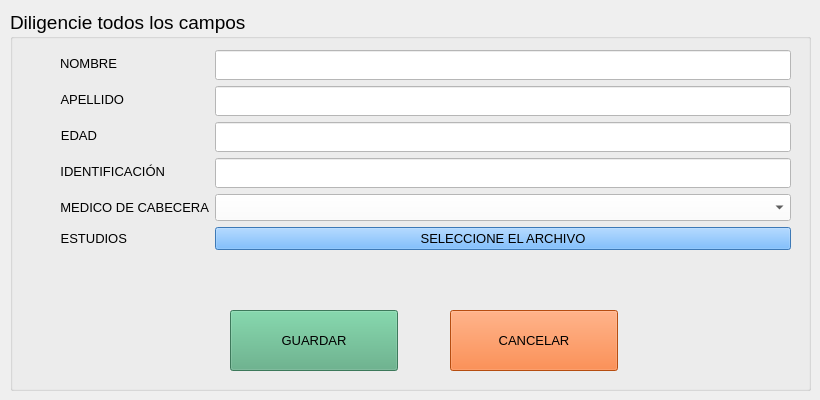
      <widget class="QWidget" name="camposnewpac">
       <widget class="QGroupBox" name="groupBox">
        <property name="geometry">
         <rect>
          <x>10</x>
          <y>10</y>
          <width>801</width>
          <height>381</height>
         </rect>
        </property>
        <property name="font">
         <font>
          <pointsize>14</pointsize>
         </font>
        </property>
        <property name="styleSheet">
         <string notr="true"/>
        </property>
        <property name="title">
         <string>Diligencie todos los campos</string>
        </property>
        <widget class="QWidget" name="formLayoutWidget_2">
         <property name="geometry">
          <rect>
           <x>50</x>
           <y>40</y>
           <width>731</width>
           <height>341</height>
          </rect>
         </property>
         <layout class="QFormLayout" name="formLayout_2">
          <item row="0" column="0">
           <widget class="QLabel" name="label_3">
            <property name="font">
             <font>
              <pointsize>10</pointsize>
             </font>
            </property>
            <property name="text">
             <string>NOMBRE</string>
            </property>
            <property name="alignment">
             <set>Qt::AlignRight|Qt::AlignTrailing|Qt::AlignVCenter</set>
            </property>
           </widget>
          </item>
          <item row="0" column="1">
           <widget class="QLineEdit" name="namepac">
            <property name="font">
             <font>
              <family>Dubai Medium</family>
              <pointsize>11</pointsize>
             </font>
            </property>
            <property name="autoFillBackground">
             <bool>false</bool>
            </property>
            <property name="styleSheet">
             <string notr="true">background-color: rgb(255, 255, 255);</string>
            </property>
           </widget>
          </item>
          <item row="1" column="0">
           <widget class="QLabel" name="label_4">
            <property name="font">
             <font>
              <pointsize>10</pointsize>
             </font>
            </property>
            <property name="text">
             <string>APELLIDO</string>
            </property>
            <property name="alignment">
             <set>Qt::AlignRight|Qt::AlignTrailing|Qt::AlignVCenter</set>
            </property>
           </widget>
          </item>
          <item row="1" column="1">
           <widget class="QLineEdit" name="lastnamepac">
            <property name="font">
             <font>
              <family>Dubai Medium</family>
              <pointsize>11</pointsize>
             </font>
            </property>
            <property name="styleSheet">
             <string notr="true">background-color: rgb(255, 255, 255);</string>
            </property>
           </widget>
          </item>
          <item row="2" column="0">
           <widget class="QLabel" name="label_5">
            <property name="font">
             <font>
              <pointsize>10</pointsize>
             </font>
            </property>
            <property name="text">
             <string>EDAD</string>
            </property>
            <property name="alignment">
             <set>Qt::AlignRight|Qt::AlignTrailing|Qt::AlignVCenter</set>
            </property>
           </widget>
          </item>
          <item row="2" column="1">
           <widget class="QLineEdit" name="agepac">
            <property name="font">
             <font>
              <family>Dubai Medium</family>
              <pointsize>11</pointsize>
             </font>
            </property>
            <property name="styleSheet">
             <string notr="true">background-color: rgb(255, 255, 255);</string>
            </property>
           </widget>
          </item>
          <item row="3" column="0">
           <widget class="QLabel" name="label_8">
            <property name="font">
             <font>
              <pointsize>10</pointsize>
             </font>
            </property>
            <property name="text">
             <string>IDENTIFICACIÓN</string>
            </property>
            <property name="alignment">
             <set>Qt::AlignRight|Qt::AlignTrailing|Qt::AlignVCenter</set>
            </property>
           </widget>
          </item>
          <item row="3" column="1">
           <widget class="QLineEdit" name="idpac">
            <property name="font">
             <font>
              <family>Dubai Medium</family>
              <pointsize>11</pointsize>
             </font>
            </property>
            <property name="styleSheet">
             <string notr="true">background-color: rgb(255, 255, 255);</string>
            </property>
           </widget>
          </item>
          <item row="4" column="0">
           <widget class="QLabel" name="label_9">
            <property name="font">
             <font>
              <pointsize>10</pointsize>
             </font>
            </property>
            <property name="text">
             <string>MEDICO DE CABECERA</string>
            </property>
            <property name="alignment">
             <set>Qt::AlignRight|Qt::AlignTrailing|Qt::AlignVCenter</set>
            </property>
           </widget>
          </item>
          <item row="4" column="1">
           <widget class="QComboBox" name="desplegmed">
            <property name="font">
             <font>
              <pointsize>12</pointsize>
             </font>
            </property>
            <property name="styleSheet">
             <string notr="true">background-color: rgb(255, 255, 255);</string>
            </property>
           </widget>
          </item>
          <item row="5" column="0">
           <widget class="QLabel" name="label_6">
            <property name="font">
             <font>
              <pointsize>10</pointsize>
             </font>
            </property>
            <property name="text">
             <string>ESTUDIOS</string>
            </property>
            <property name="alignment">
             <set>Qt::AlignRight|Qt::AlignTrailing|Qt::AlignVCenter</set>
            </property>
           </widget>
          </item>
          <item row="5" column="1">
           <widget class="QPushButton" name="cargapac">
            <property name="font">
             <font>
              <pointsize>10</pointsize>
             </font>
            </property>
            <property name="styleSheet">
             <string notr="true">QPushButton {
	background-color: #55aaff;
}

QPushButton:hover {
    background-color: #ffaaff; /* Color de fondo modificado al pasar el ratón */
}</string>
            </property>
            <property name="text">
             <string>SELECCIONE EL ARCHIVO</string>
            </property>
           </widget>
          </item>
         </layout>
        </widget>
        <widget class="QPushButton" name="addpac">
         <property name="geometry">
          <rect>
           <x>220</x>
           <y>300</y>
           <width>168</width>
           <height>61</height>
          </rect>
         </property>
         <property name="font">
          <font>
           <pointsize>10</pointsize>
          </font>
         </property>
         <property name="styleSheet">
          <string notr="true">QPushButton {
	background-color: rgb(85, 170, 127);
}

QPushButton:hover {
    background-color: #6CA6CD; /* Color de fondo modificado al pasar el ratón */
}</string>
         </property>
         <property name="text">
          <string>GUARDAR</string>
         </property>
        </widget>
        <widget class="QPushButton" name="cancelpac">
         <property name="geometry">
          <rect>
           <x>440</x>
           <y>300</y>
           <width>168</width>
           <height>61</height>
          </rect>
         </property>
         <property name="font">
          <font>
           <pointsize>10</pointsize>
          </font>
         </property>
         <property name="styleSheet">
          <string notr="true">QPushButton {
	background-color:  #FF6C17;
}

QPushButton:hover {
    background-color: #6CA6CD; /* Color de fondo modificado al pasar el ratón */
}</string>
         </property>
         <property name="text">
          <string>CANCELAR</string>
         </property>
        </widget>
       </widget>
      </widget>
